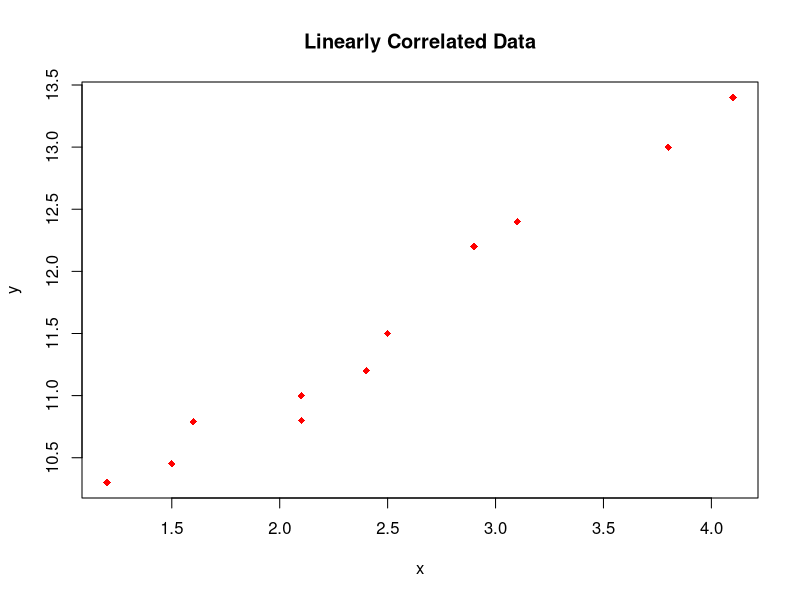
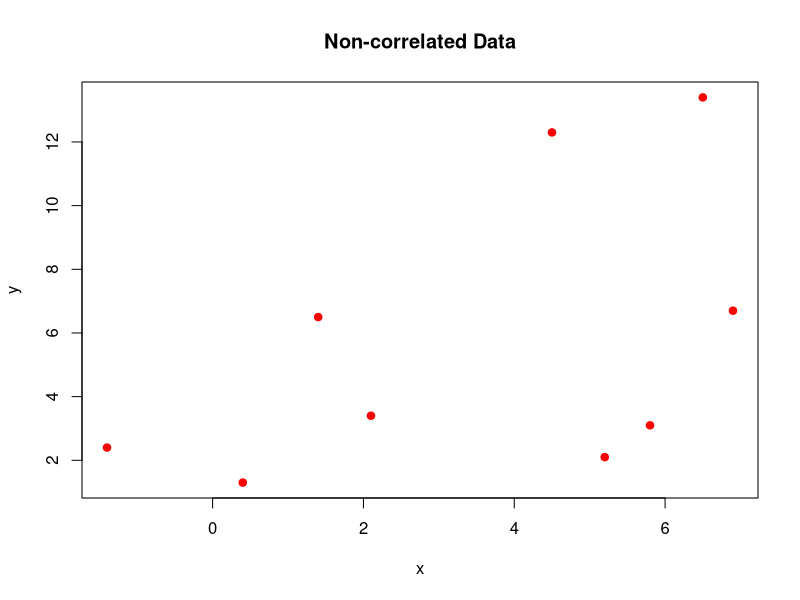
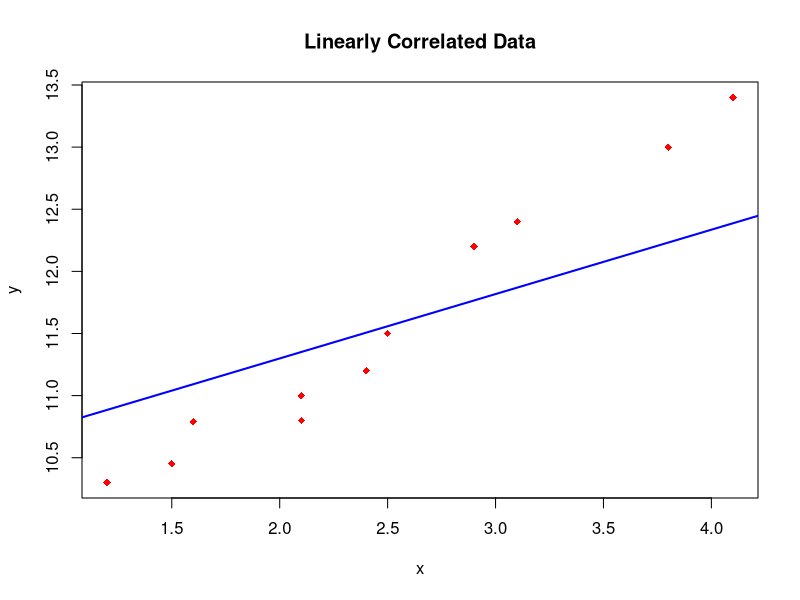
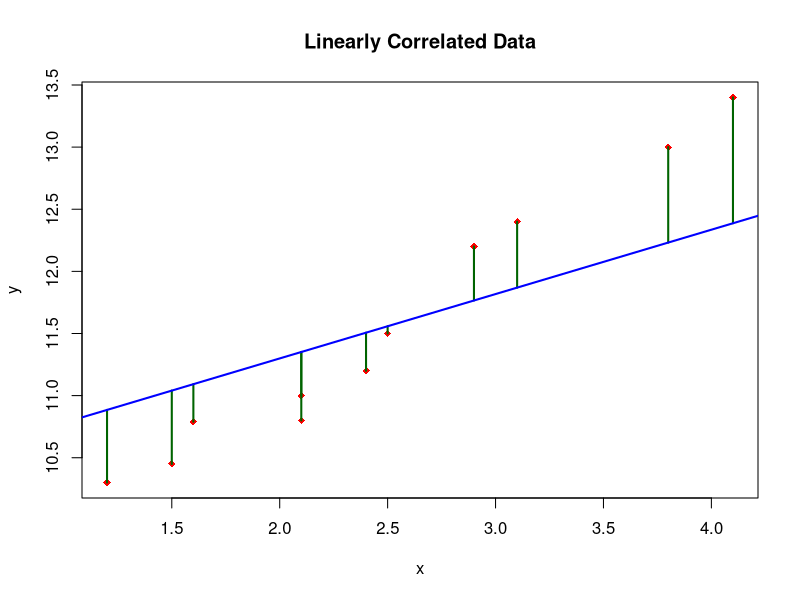
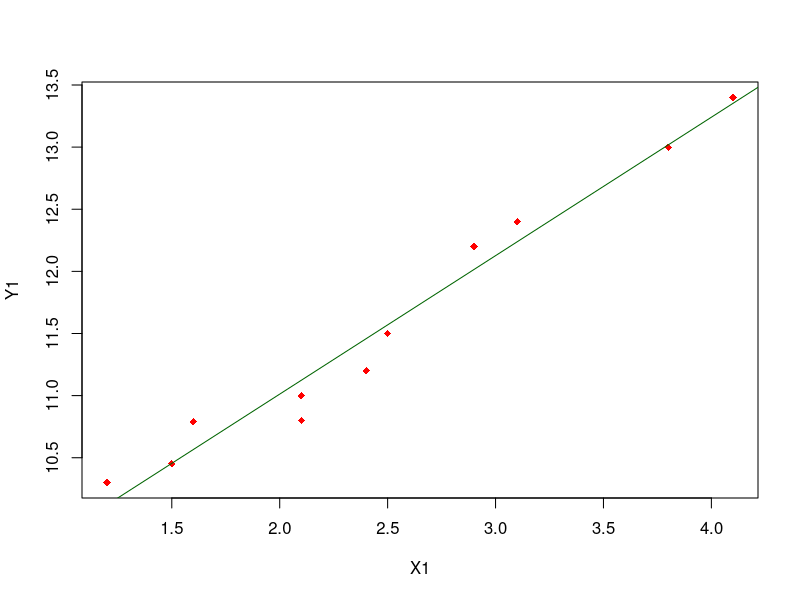

The R script that drew these images, in order: (Note: this script raises an error after producing the figures.)
## ---- chunk 1
X1<-c(1.2,1.5,1.6,2.1,2.1,2.4,2.5,2.9,3.1,3.8,4.1)
Y1<-c(10.3,10.45,10.79,10.8,11.0,11.2,11.5,12.2,12.4,13.0,13.4)
plot(X1,Y1,xlab="x",ylab="y",col="red", main="Linearly Correlated Data",pch=18)
## ---- chunk 2
X2<-c(-1.4,0.4,1.4,2.1,4.5,5.2,5.8,6.5,6.9)
Y2<-c(2.4,1.3,6.5,3.4,12.3,2.1,3.1,13.4,6.7)
plot(X2,Y2,xlab="x",ylab="y",col="red", main="Non-correlated Data",pch=19)
## ---- chunk 3
mean(X1)
mean(Y1)
## ---- chunk 4
X1<-c(1.2,1.5,1.6,2.1,2.1,2.4,2.5,2.9,3.1,3.8,4.1)
Y1<-c(10.3,10.45,10.79,10.8,11.0,11.2,11.5,12.2,12.4,13.0,13.4)
plot(X1,Y1,xlab="x",ylab="y",col="red",main="Linearly Correlated Data",pch=18)
segments(0,10.2635,x1=5,y1=12.8535,col ="blue",lwd=2)
## ---- chunk 5
X1<-c(1.2,1.5,1.6,2.1,2.1,2.4,2.5,2.9,3.1,3.8,4.1)
Y1<-c(10.3,10.45,10.79,10.8,11.0,11.2,11.5,12.2,12.4,13.0,13.4)
plot(X1,Y1,xlab="x",ylab="y",col="red",main="Linearly Correlated Data",pch=18)
segments(X1,Y1,x1=X1,y1=10.2635+0.518*X1,col ="darkgreen",lwd=2)
segments(0,10.2635,x1=5,y1=12.8535,col ="blue",lwd=2)
## ---- chunk 6
Model1<-lm(Y1 ~ X1)
Model1
## ---- chunk 7
plot(X1,Y1,col="red",pch=18)
abline(Model1,col="darkgreen")
## ---- chunk 8
FuelData<-read.csv("FuelConsumption.csv")
## ---- chunk 9
FuelData
## ---- chunk 10
Temp<-FuelData$Temp
Temp
## ---- chunk 11
Fuel<-FuelData$Fuel
Fuel
## ---- chunk 12
plot(Temp,Fuel,col="red",pch=18)
## ---- chunk 13
FuelModel<-lm(Fuel ~ Temp)
FuelModel
## ---- chunk 14
plot(Temp,Fuel,col="red",pch=18)
abline(FuelModel,col="darkgreen")
## ---- chunk 15
Retailer<-read.csv("retailer.csv")
## ---- chunk 16
Retailer
## ---- chunk 17
Revenue<-Retailer$revenue
Revenue
## ---- chunk 18
Advertising<-Retailer$advertising
Advertising
## ---- chunk 19
plot(Revenue,Advertising,col="red",pch=18)
## ---- chunk 20
RetailModel<-lm(Revenue ~ Advertising)
RetailModel
## ---- chunk 21
plot(Revenue,Advertising,col="red",pch=18)
abline(RetailModel,col="darkgreen")
## ---- chunk 22
Company<-read.csv("company.csv")
## ---- chunk 23
Company
## ---- chunk 24
PER<-Company$per
PER
## ---- chunk 25
PSR<-Company$psr
PSR
## ---- chunk 26
plot(PER,PSR,col="red",pch=18)
## ---- chunk 27
CompanyModel<-lm(PER ~ PSR)
CompanyModel
## ---- chunk 28
plot(PER,PSR,col="red",pch=18)
abline(CompanyModel,col="darkgreen")
## ---- chunk 29
IrelandInflation<-read.csv("IrelandInflation.csv")
## ---- chunk 30
IrelandEmissions<-read.csv("IrelandEmissions.csv")
## ---- chunk 31
IrelandInflation
## ---- chunk 32
IrelandEmissions
## ---- chunk 33
InflationRate<-IrelandInflation$Inflation.Rate..
InflationRate
## ---- chunk 34
EmissionsTon<-IrelandEmissions$CO2.Emissions..Ton.per.capita.
EmissionsTon
## ---- chunk 35
plot(InflationRate,col="red",pch=18)
## ---- chunk 36
plot(EmissionsTon,col="red",pch=18)
## ---- chunk 37
IrelandModel<-lm(InflationRate ~ EmissionsTon)
IrelandModel
## ---- chunk 38
plot(InflationRate,EmissionsTon,col="red",pch=18)
abline(IrelandModel,col="darkgreen")
